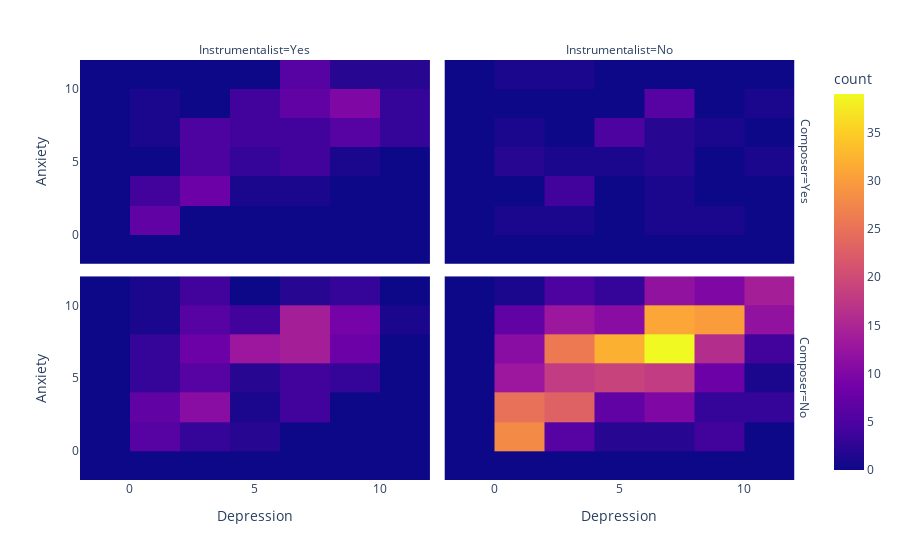

Source (notebook cell):
### Markdown cell above
You can also facet the heatmaps by certain variables. Let's see how the Depression and Anxiety Score Density varies between those samples who say they play an instrument regularly and/or compose music regularly - vs those samples who don't.

### Code cell
fig = px.density_heatmap(musicdf, x="Depression", y="Anxiety", nbinsx=10, nbinsy=10, facet_row="Composer", facet_col="Instrumentalist")
fig.show()

### Figure 1 — Plotly figure (JSON) as saved in the notebook; plotly's stock layout.template omitted (floating-point values rounded to 4 significant figures; data arrays with more than 128 entries replaced by an {"elided": "..."} marker saying what was removed)
{"data": [{"coloraxis": "coloraxis", "hovertemplate": "Composer=Yes<br>Instrumentalist=Yes<br>Depression=%{x}<br>Anxiety=%{y}<br>count=%{z}<extra></extra>", "name": "", "nbinsx": 10, "nbinsy": 10, "type": "histogram2d", "x": [0, 8, 6, 6, 2, 2, 3, 9, 7, 3, 3, 7, 8, 1, 4, 4, 7, 7, 5, 10, 8, 2, 6, 3, 2, 4, 4, 9, 6, 9, 9, 7, 2, 0, 4, 6, 8, 7, 10, 3, 9, 10, 4, 7, 4, 7, 10, 8, 0, 7, 5, 6, 2, 8, 1, 10, 4, 3, 3, 1, 0, 2, 0, 8, 2, 7, 8, 8, 8, 6, 3, 6, 6, 0, 10, 0, 5, 8, 4, 8, 10, 2, 2, 6, 10, 1, 0, 6, 0, 8, 9, 6], "xaxis": "x3", "xbingroup": "x", "y": [3, 8, 10, 8, 3, 4, 7, 8, 10, 7, 6, 7, 10, 2, 5, 3, 10, 4, 4, 7, 8, 5, 6, 3, 4, 9, 7, 10, 7, 9, 6, 6, 7, 0, 8, 8, 6, 8, 8, 5, 8, 10, 6, 2, 5, 10, 8, 8, 0, 9, 8, 9, 2, 7, 1, 9, 9, 2, 2, 0, 8, 3, 0, 9, 6, 10, 8, 8, 7, 5, 3, 9, 8, 0, 10, 3, 7, 6, 7, 4, 7, 4, 2, 5, 6, 7, 0, 10, 2, 7, 8, 4], "yaxis": "y3", "ybingroup": "y"}, {"coloraxis": "coloraxis", "hovertemplate": "Composer=Yes<br>Instrumentalist=No<br>Depression=%{x}<br>Anxiety=%{y}<br>count=%{z}<extra></extra>", "name": "", "nbinsx": 10, "nbinsy": 10, "type": "histogram2d", "x": [7, 7, 9, 7, 3, 0, 7, 0, 4, 7, 10, 5, 9, 4, 1, 1, 4, 2, 7, 6, 2, 6, 5, 7, 7, 1, 5, 7, 3, 7, 3, 3, 10, 2], "xaxis": "x4", "xbingroup": "x", "y": [9, 5, 7, 8, 0, 10, 2, 0, 6, 1, 9, 6, 0, 6, 7, 4, 6, 5, 8, 8, 3, 7, 7, 8, 7, 5, 4, 8, 3, 5, 3, 10, 5, 2], "yaxis": "y4", "ybingroup": "y"}, {"coloraxis": "coloraxis", "hovertemplate": "Composer=No<br>Instrumentalist=Yes<br>Depression=%{x}<br>Anxiety=%{y}<br>count=%{z}<extra></extra>", "name": "", "nbinsx": 10, "nbinsy": 10, "type": "histogram2d", "x": {"elided": "143 float values"}, "xaxis": "x", "xbingroup": "x", "y": {"elided": "143 int values"}, "yaxis": "y", "ybingroup": "y"}, {"coloraxis": "coloraxis", "hovertemplate": "Composer=No<br>Instrumentalist=No<br>Depression=%{x}<br>Anxiety=%{y}<br>count=%{z}<extra></extra>", "name": "", "nbinsx": 10, "nbinsy": 10, "type": "histogram2d", "x": {"elided": "467 float values"}, "xaxis": "x2", "xbingroup": "x", "y": {"elided": "467 float values"}, "yaxis": "y2", "ybingroup": "y"}], "layout": {"annotations": [{"font": {}, "showarrow": false, "text": "Instrumentalist=Yes", "x": 0.24, "xanchor": "center", "xref": "paper", "y": 1, "yanchor": "bottom", "yref": "paper"}, {"font": {}, "showarrow": false, "text": "Instrumentalist=No", "x": 0.74, "xanchor": "center", "xref": "paper", "y": 1, "yanchor": "bottom", "yref": "paper"}, {"font": {}, "showarrow": false, "text": "Composer=No", "textangle": 90, "x": 0.98, "xanchor": "left", "xref": "paper", "y": 0.2425, "yanchor": "middle", "yref": "paper"}, {"font": {}, "showarrow": false, "text": "Composer=Yes", "textangle": 90, "x": 0.98, "xanchor": "left", "xref": "paper", "y": 0.7575, "yanchor": "middle", "yref": "paper"}], "coloraxis": {"colorbar": {"title": {"text": "count"}}, "colorscale": [[0, "#0d0887"], [0.1111, "#46039f"], [0.2222, "#7201a8"], [0.3333, "#9c179e"], [0.4444, "#bd3786"], [0.5556, "#d8576b"], [0.6667, "#ed7953"], [0.7778, "#fb9f3a"], [0.8889, "#fdca26"], [1, "#f0f921"]]}, "legend": {"tracegroupgap": 0}, "margin": {"t": 60}, "xaxis": {"anchor": "y", "domain": [0, 0.48], "title": {"text": "Depression"}}, "xaxis2": {"anchor": "y2", "domain": [0.5, 0.98], "matches": "x", "title": {"text": "Depression"}}, "xaxis3": {"anchor": "y3", "domain": [0, 0.48], "matches": "x", "showticklabels": false}, "xaxis4": {"anchor": "y4", "domain": [0.5, 0.98], "matches": "x", "showticklabels": false}, "yaxis": {"anchor": "x", "domain": [0, 0.485], "title": {"text": "Anxiety"}}, "yaxis2": {"anchor": "x2", "domain": [0, 0.485], "matches": "y", "showticklabels": false}, "yaxis3": {"anchor": "x3", "domain": [0.515, 1], "matches": "y", "title": {"text": "Anxiety"}}, "yaxis4": {"anchor": "x4", "domain": [0.515, 1], "matches": "y", "showticklabels": false}}}
